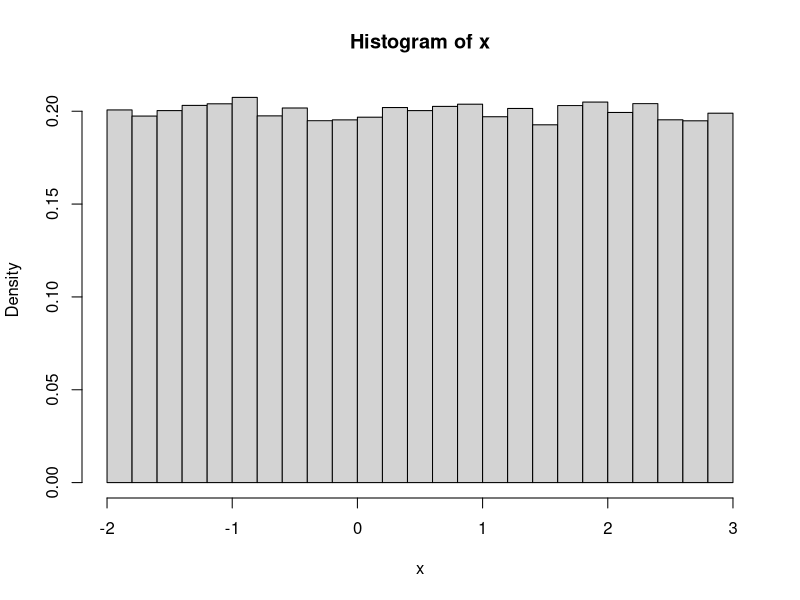
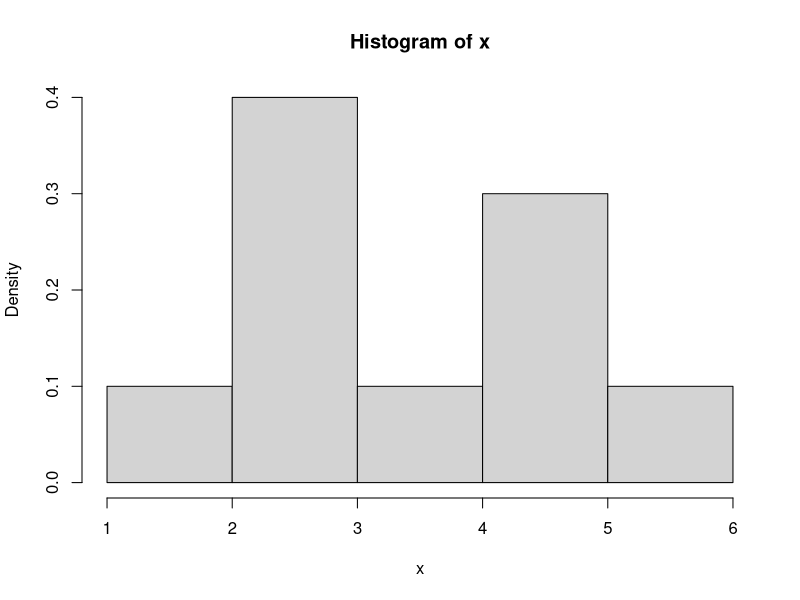
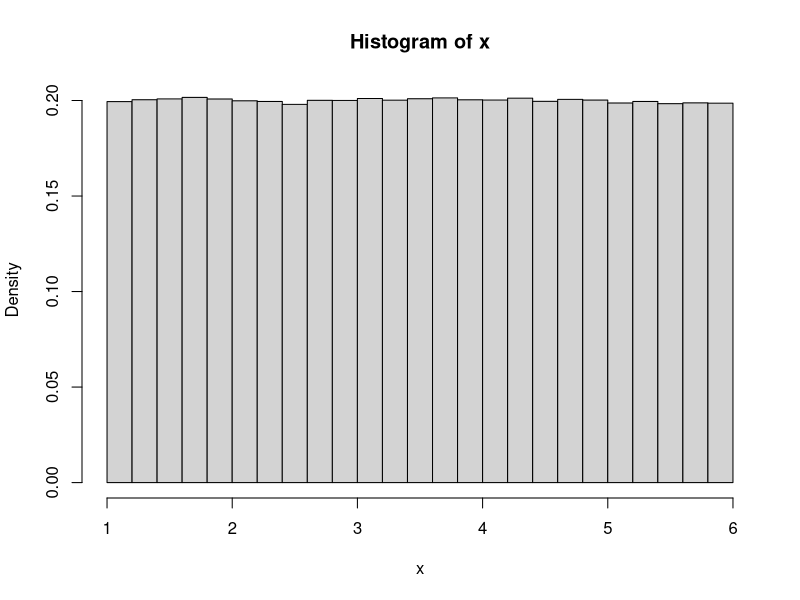
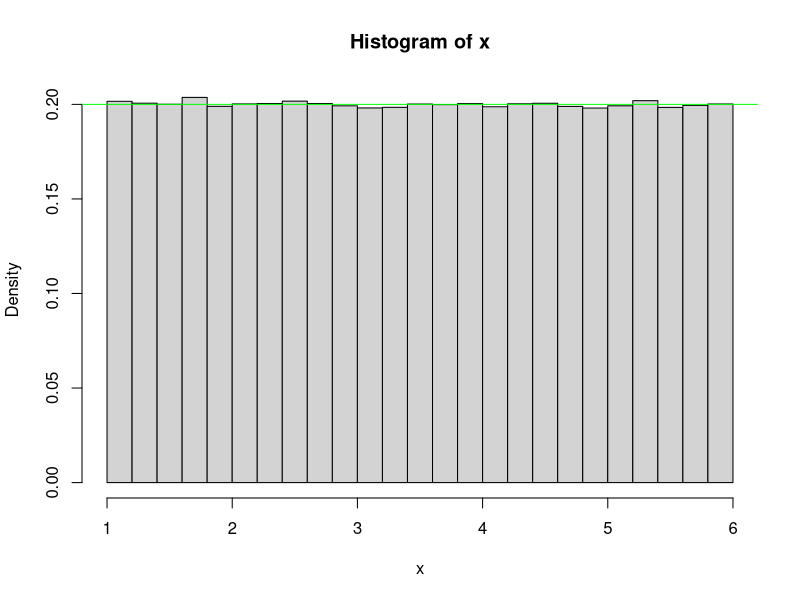

Write R code to recreate these figures, in order. (Note: this script raises an error after producing the figures.)
#rendu 15/03/2020
#Salah Zakaria OUAICHOUCHE
#Groupe : 3
#TP2
#les reponses en commentaires 

#Partie 1 : Répartitions observée et répartition théorique
#Binomial pour l les  lois descrete on optien la probabilite pour chaue points (pas de densite de proba)
dbinom(5, 10,0.5) #->0.2460938
# 5 : vecteur de quantiles
# 10 : nombre d'essais 
# 0.5 :logique; si VRAI, les probabilités p sont données sous forme de log (p)
#probabilite c'est toujour entre 0 et 1

##va nous donne une probabilite 
dbinom(5, 4,0.8) #->0 pas possible (proba nul)
# probabilite c'est 0
dbinom(5, 5,1) #->1
# probabilite c'est 1
rbinom(10, 5, 0.8) #->5 3 4 3 4 5 3 4 5 5 binomial(n=5,p=0.8) qui teste la 
# r essaie alleatoire (random)
# 10 c'est la taille 
# 5 c'est le nombre d'essaie 
# 0.8 probabilité de succès à chaque essai
# donc la on fait 5 essai aleatoire de probabilite 0.8 de succes a  chaque essqie et notre taille q'on affiche c'est 10

#2 tirage aleatoire
c("pile", "face") -> piece
sample(piece, 1)
sample(piece, 10, replace = TRUE)

#3 lois uniforme pour les lois continue on optien la densite de probabiliter 
#help(dunif)
#help(runif)
dunif(5, 0,10)  #->0.1
#densite uniforme toujour entre 0 et 1
dunif(5, 0,4) #->0
#
dunif(5, 0,20) #->0.05
#
runif(10, -2,3)
#on tire aleatoirement 10 valeur entre -2 et 3

#4 simulation de la realisation de loi uniforme sur [-2,3]
x=runif(100000,-2,3) 
hist(x,freq=FALSE)
y=runif(100,-2,3)

#pour les reprisenter on fait hist(x)
#on peut remarque que quent on augemente la taille de la donnee l'histogramme deuniforme

#5 simulation N=10 jets de de
x=runif(10,1,6)
hist(x,freq=FALSE)
#on augmente N 
x=runif(1000000,1,6)
hist(x,freq=FALSE)
# qund on augmente N on remarque que notre histogramme devien uniforme on peut le remarque avec la barre verte que je viens d'integrer 
x=runif(1000000,1,6)
hist(x,freq=FALSE)
abline(h=0.2,col="green")

#6 tracer sur le graphe 
densite <- density(lancerUnif) # estimer la densit? que represente ces diff?rentes valeurs
curve(dunif(x, 1,6),
      from = 1,to = 6,
      ylab="densit?",
      add=T,
      col="red")

#7 Reprendre les questions qui precedent
y=rnorm(10000,-1,2)
hist(y,freq=FALSE)
#curve(exp((-(x+1)^2)/8)(2*sqrt(2*pi)),-10,8,add=TRUE,col="red")

# Loi binomiale
xbin = rbinom(100,100,0.3)
gbinom(100, 0.3)
hist(xbin,
     probability=T,  #permet de mettre l'histogramme sous forme de proba
     add=T)


# loi exponentielle
#
expo = rexp(100,50) 
hist(expo,
     probability=T,
     breaks = 10)
curve(dexp(x,50),
      ylab="densit?",
      add=T,
      col="red")

# loi Normale
gnorm(-1, 2)
norm = rnorm(1000,mean = -1,sd = 2) # simulation d'un ?chantillon d'une loi normale d'esp?rance 1 et de variance 4
hist(norm,
     probability=T,
     add = T)    #ajouter u dessus du pr?c?dent graph

#curve(dnorm(x,mean = -1,sd = 2),
#      from = -6,to = 5,
#      ylab="densit?",
#      add=T,
#      col="red")

#on peut remarquer de cette partie qu'on a pratiquement la meme alure de courbe et ca independamenet de la loi utiliser

